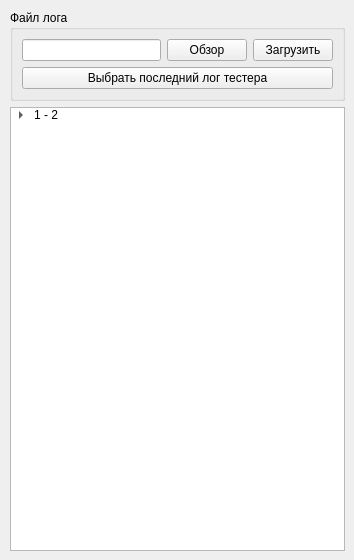
      <widget class="QWidget" name="logParserTab">
       <attribute name="title">
        <string>Обработка лога</string>
       </attribute>
       <widget class="QWidget" name="layoutWidget">
        <property name="geometry">
         <rect>
          <x>10</x>
          <y>10</y>
          <width>335</width>
          <height>541</height>
         </rect>
        </property>
        <layout class="QVBoxLayout" name="verticalLayout_15">
         <item>
          <widget class="QGroupBox" name="groupBox_10">
           <property name="title">
            <string>Файл лога</string>
           </property>
           <layout class="QVBoxLayout" name="verticalLayout_14">
            <item>
             <layout class="QHBoxLayout" name="horizontalLayout_27">
              <item>
               <widget class="QLineEdit" name="lineEdit"/>
              </item>
              <item>
               <widget class="QPushButton" name="pushButton_2">
                <property name="text">
                 <string>Обзор</string>
                </property>
               </widget>
              </item>
              <item>
               <widget class="QPushButton" name="pushButton_3">
                <property name="text">
                 <string>Загрузить</string>
                </property>
               </widget>
              </item>
             </layout>
            </item>
            <item>
             <widget class="QPushButton" name="pushButton">
              <property name="text">
               <string>Выбрать последний лог тестера</string>
              </property>
             </widget>
            </item>
           </layout>
          </widget>
         </item>
         <item>
          <widget class="QTreeWidget" name="treeWidget">
           <attribute name="headerVisible">
            <bool>false</bool>
           </attribute>
           <column>
            <property name="text">
             <string>1</string>
            </property>
           </column>
           <item>
            <property name="text">
             <string>1 - 2</string>
            </property>
            <item>
             <property name="text">
              <string>FFAAXXSS</string>
             </property>
            </item>
           </item>
          </widget>
         </item>
        </layout>
       </widget>
      </widget>
